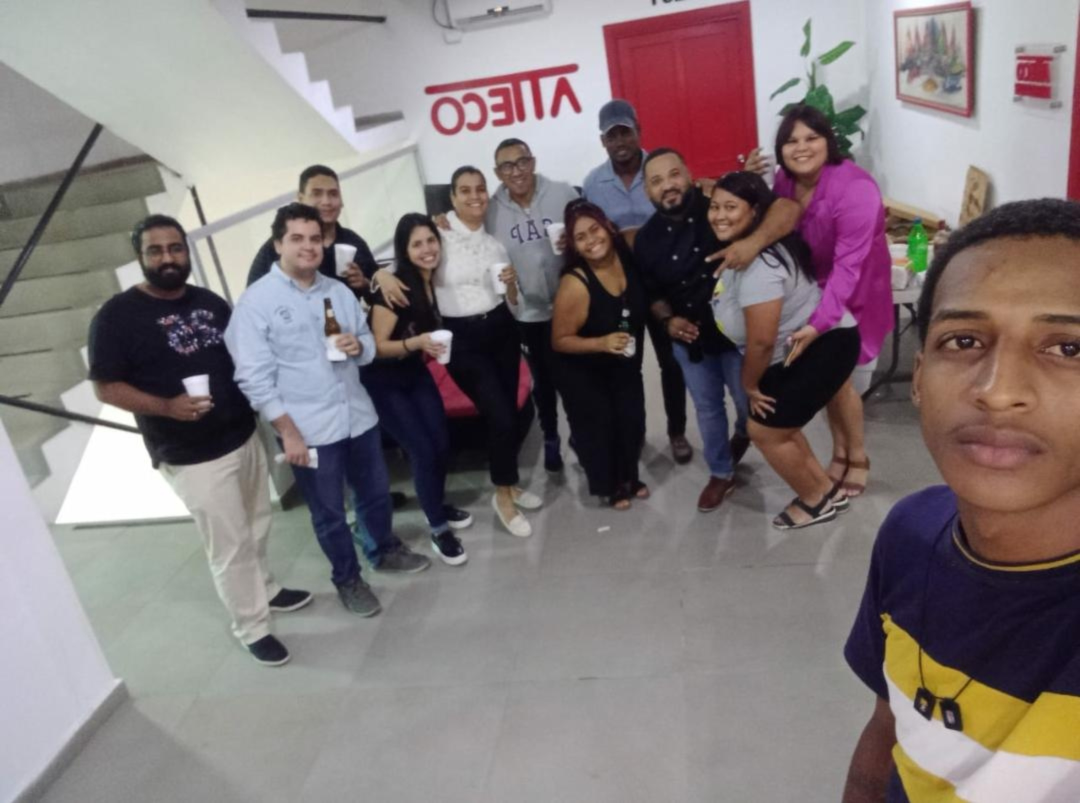
#> input picture 2DA APP/escalada_varias_sonrisas_1.jpg, 2160 x 1606 px (shown at 1/2 size)
$ jupyter execute DETECTOR_DE_SONRISA.ipynb
#> lines starting #> are read from the running program, lines starting #| are printed output that depends on the picture; after the words box and inside, x2 and y2 are one past the last pixel; in counts of white or black regions, pixels touching at a corner belong together
[cell 1]
import cv2
smile_cascade=cv2.CascadeClassifier("haarcascade_smile_2.xml")
imagen=cv2.imread("escalada_varias_sonrisas_1.jpg")
#> imagen is the input picture: shape (1606, 2160, 3); mean B, G, R 122.7, 121.7, 131.3
sonrisas=smile_cascade.detectMultiScale(imagen,
scaleFactor=1.1,
minNeighbors=5,
minSize=(10,10),
maxSize=(50,40))
#> sonrisas = 28 rows, first 6: [1109, 181, 42, 21], [922, 194, 43, 22], [1647, 245, 41, 20], [1223, 294, 43, 21], [1584, 308, 44, 22], [1018, 353, 41, 21]
for x , y, w, h in sonrisas:
    img=cv2.rectangle(imagen,(x,y),(x+w,y+h),(0,0,255),2)
#> this loop made 28 passes
#> (x, y, w, h) on passes 1 to 12: (1109, 181, 42, 21), (922, 194, 43, 22), (1647, 245, 41, 20), (1223, 294, 43, 21), (1584, 308, 44, 22), (1018, 353, 41, 21), (1623, 396, 37, 19), (930, 399, 42, 21), (1755, 430, 40, 20), (1424, 442, 43, 21), (384, 468, 41, 21), (725, 466, 43, 22)
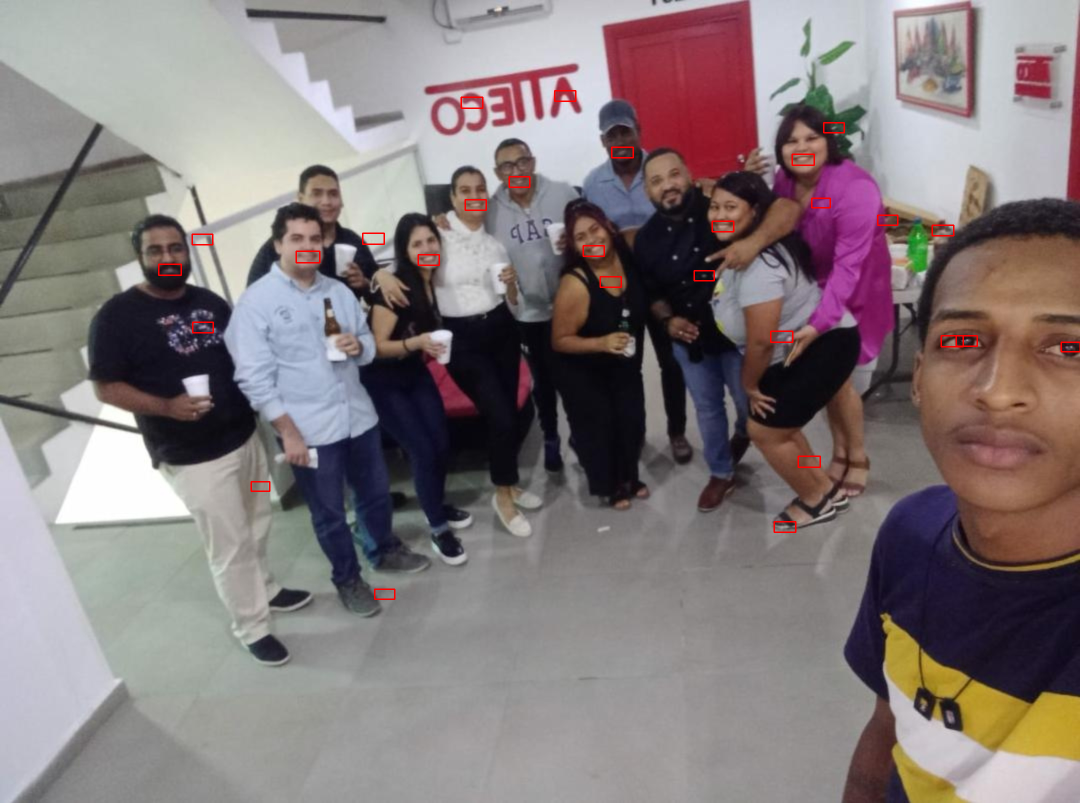
#> imagen: shape (1606, 2160, 3) (shown at 1/2 size); 0.3% of pixels changed, all inside (x1, y1, x2, y2) = (316, 180, 2160, 1200)
cv2.imshow("Imagen normal",imagen)
cv2.waitKey(0)
cv2.destroyAllWindows()

[cell 2]
import cv2
angel=cv2.imread("jonathan.jpg")
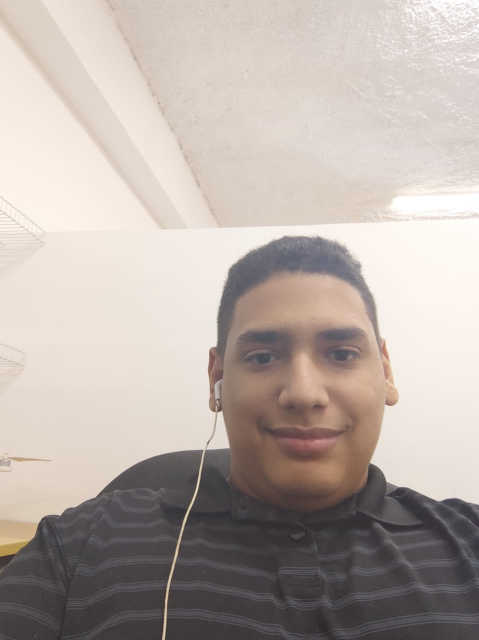
#> input picture 2DA APP/jonathan.jpg, 958 x 1280 px (shown at 1/2 size)
#> angel is the input picture: shape (1280, 958, 3); mean B, G, R 167.5, 173.5, 184.1
angel_pequeño=cv2.resize(angel,(480,640))
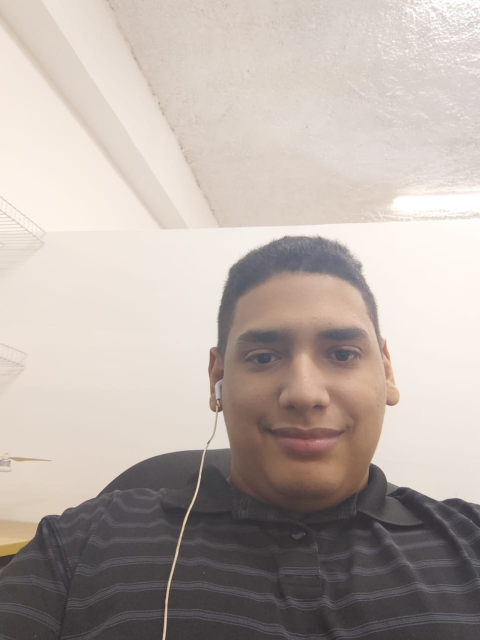
#> angel_pequeño: shape (640, 480, 3); mean B, G, R 167.5, 173.5, 184.1
cv2.imwrite("escalada_jonathan.jpg",angel_pequeño)
#> Out = True

[cell 3]
import cv2
imagen=cv2.imread("escalada_varias_sonrisas_1.jpg")
sonrisas=smile_cascade.detectMultiScale(imagen,
scaleFactor=1.1,
minNeighbors=5,
maxSize=(180,180))
#> sonrisas = 127 rows, first 6: [974, 7, 44, 22], [1108, 182, 43, 21], [920, 194, 48, 24], [866, 196, 54, 27], [1645, 243, 45, 23], [1223, 294, 44, 22]
print(sonrisas)
#> (printed output is left out)
print(type(sonrisas))
#| <class 'numpy.ndarray'>
print(sonrisas.shape)
#| (127, 4)
print(sonrisas.ndim)
#| 2
print(sonrisas.size)
#| 508
